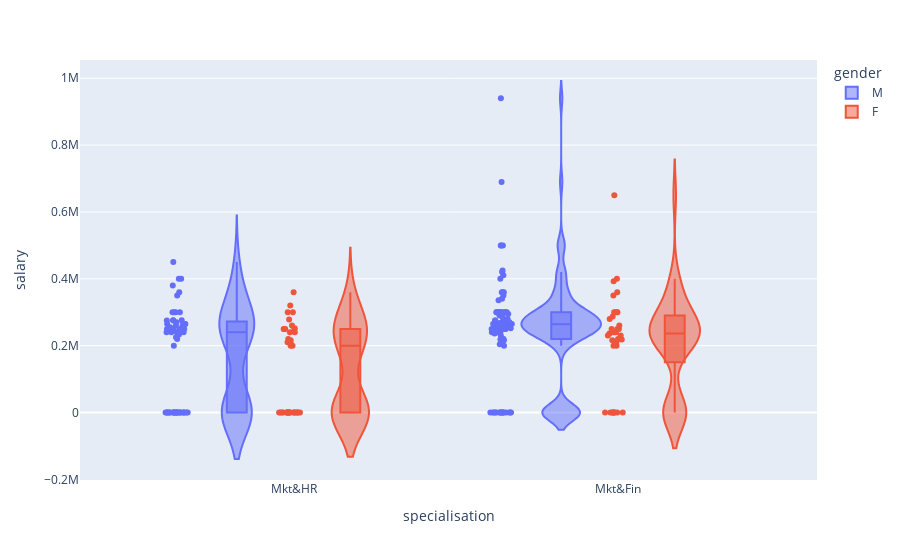

The notebook cell this image was saved under:
### Code cell
# Plotar o grafico Violin da biblioteca plotly-express
px.violin(dados,y="salary",x="specialisation",color="gender",box=True,points="all")

### Figure 1 — Plotly figure (JSON) as saved in the notebook; plotly's stock layout.template omitted (floating-point values rounded to 4 significant figures; data arrays with more than 128 entries replaced by an {"elided": "..."} marker saying what was removed)
{"data": [{"alignmentgroup": "True", "box": {"visible": true}, "hovertemplate": "gender=M<br>specialisation=%{x}<br>salary=%{y}<extra></extra>", "legendgroup": "M", "marker": {"color": "#636efa"}, "name": "M", "offsetgroup": "M", "orientation": "v", "points": "all", "scalegroup": "True", "showlegend": true, "type": "violin", "x": {"elided": "139 str values"}, "x0": " ", "xaxis": "x", "y": {"elided": "139 int values"}, "y0": " ", "yaxis": "y"}, {"alignmentgroup": "True", "box": {"visible": true}, "hovertemplate": "gender=F<br>specialisation=%{x}<br>salary=%{y}<extra></extra>", "legendgroup": "F", "marker": {"color": "#EF553B"}, "name": "F", "offsetgroup": "F", "orientation": "v", "points": "all", "scalegroup": "True", "showlegend": true, "type": "violin", "x": ["Mkt&Fin", "Mkt&HR", "Mkt&Fin", "Mkt&Fin", "Mkt&Fin", "Mkt&HR", "Mkt&Fin", "Mkt&HR", "Mkt&Fin", "Mkt&Fin", "Mkt&HR", "Mkt&HR", "Mkt&HR", "Mkt&Fin", "Mkt&HR", "Mkt&HR", "Mkt&HR", "Mkt&Fin", "Mkt&HR", "Mkt&Fin", "Mkt&HR", "Mkt&HR", "Mkt&HR", "Mkt&HR", "Mkt&HR", "Mkt&HR", "Mkt&Fin", "Mkt&HR", "Mkt&HR", "Mkt&Fin", "Mkt&HR", "Mkt&HR", "Mkt&Fin", "Mkt&HR", "Mkt&HR", "Mkt&Fin", "Mkt&Fin", "Mkt&Fin", "Mkt&Fin", "Mkt&Fin", "Mkt&HR", "Mkt&Fin", "Mkt&HR", "Mkt&Fin", "Mkt&Fin", "Mkt&HR", "Mkt&Fin", "Mkt&Fin", "Mkt&Fin", "Mkt&HR", "Mkt&Fin", "Mkt&Fin", "Mkt&HR", "Mkt&Fin", "Mkt&Fin", "Mkt&Fin", "Mkt&Fin", "Mkt&Fin", "Mkt&Fin", "Mkt&HR", "Mkt&HR", "Mkt&HR", "Mkt&HR", "Mkt&Fin", "Mkt&HR", "Mkt&HR", "Mkt&HR", "Mkt&Fin", "Mkt&Fin", "Mkt&Fin", "Mkt&HR", "Mkt&HR", "Mkt&HR", "Mkt&Fin", "Mkt&HR", "Mkt&HR"], "x0": " ", "xaxis": "x", "y": [0, 0, 218000, 200000, 0, 0, 393000, 360000, 300000, 0, 250000, 0, 278000, 260000, 300000, 320000, 240000, 287000, 0, 200000, 0, 0, 0, 200000, 0, 216000, 240000, 0, 0, 230000, 0, 240000, 400000, 210000, 210000, 300000, 230000, 300000, 0, 220000, 0, 300000, 250000, 280000, 216000, 250000, 236000, 350000, 210000, 250000, 360000, 250000, 200000, 0, 250000, 240000, 240000, 250000, 0, 0, 0, 0, 220000, 650000, 0, 0, 252000, 0, 0, 0, 300000, 260000, 0, 210000, 0, 204000], "y0": " ", "yaxis": "y"}], "layout": {"legend": {"title": {"text": "gender"}, "tracegroupgap": 0}, "margin": {"t": 60}, "violinmode": "group", "xaxis": {"anchor": "y", "domain": [0, 1], "title": {"text": "specialisation"}}, "yaxis": {"anchor": "x", "domain": [0, 1], "title": {"text": "salary"}}}}
